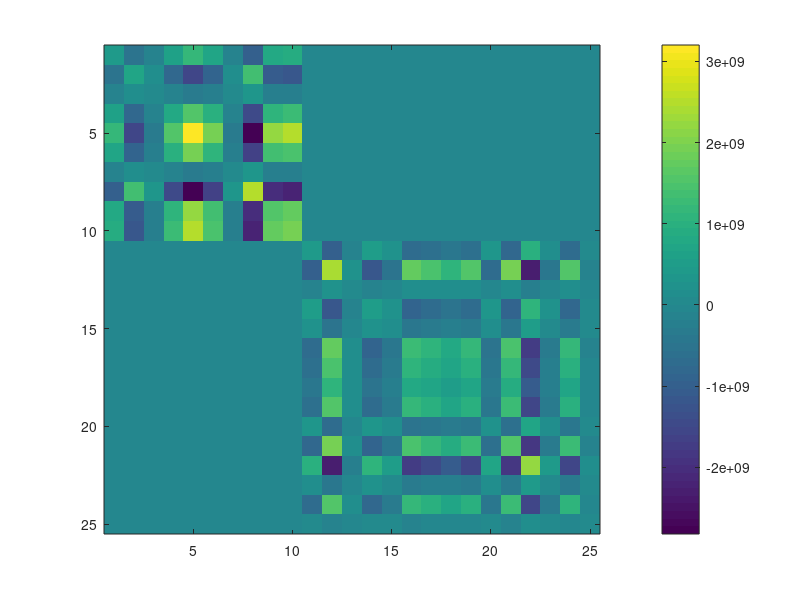

This chart was generated by the following MATLAB code:
p=10;
M = 1; %number of simulations
N1 = 10; %dimension of g_s
N2 = 15;
Sum_X_power_p = zeros(N1+N2,N1+N2);
Mean_X_power_p = zeros(N1+N2,N1+N2);
for i=1:M
    g1 = randn(N1,1);
    g2 = randn(N2,1);
    X = [zeros(N1,N1) g1*g2'; g2*g1' zeros(N2,N2)];
    Sum_X_power_p = Sum_X_power_p + (X)^p;
end
Mean_X_power_p = Sum_X_power_p/M;
figure
imagesc(Mean_X_power_p)
colorbar